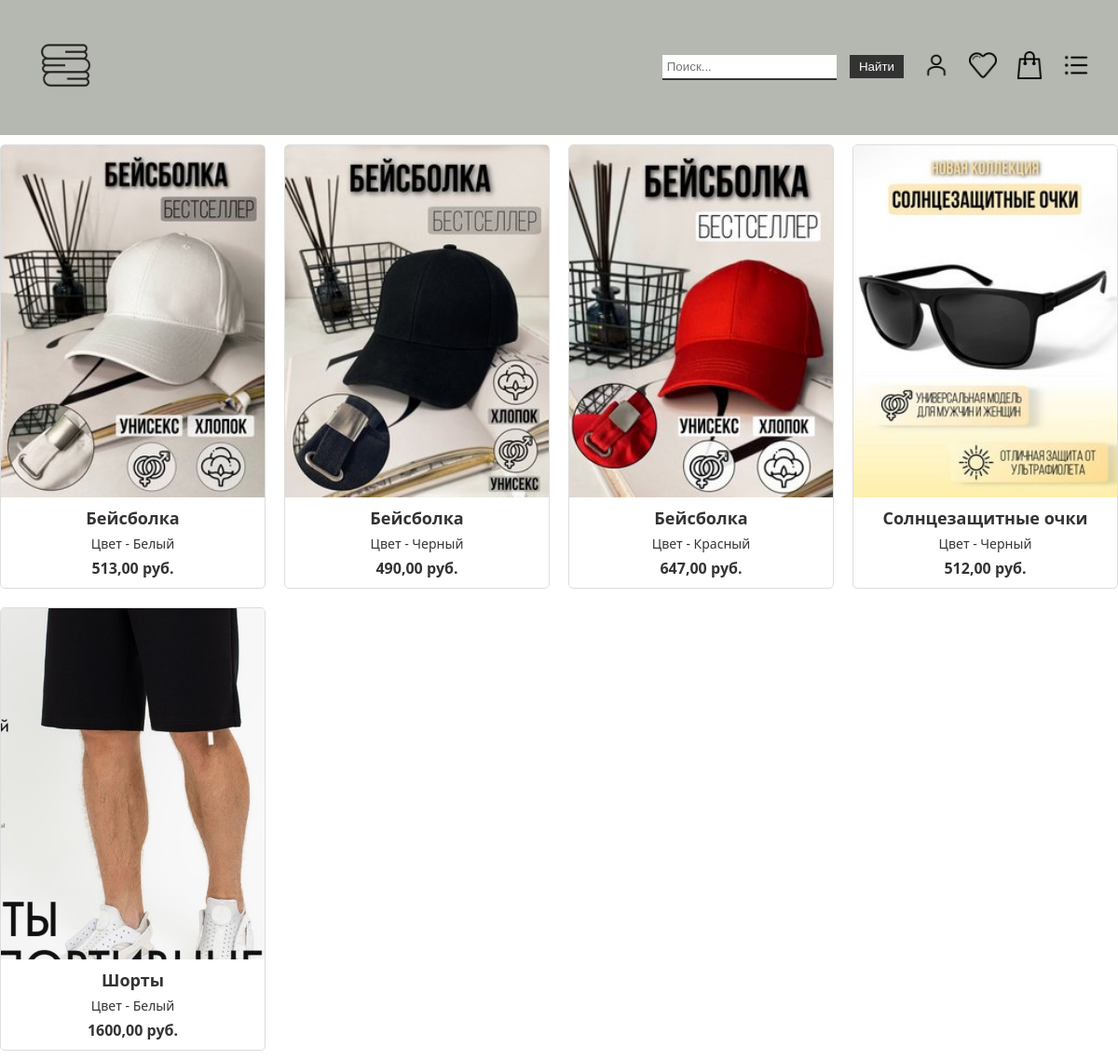
The page / on the database its author committed.
### product/models.py (models this page shows, shortened)
class Product(models.Model):
    title = models.CharField(max_length=100)
    slug = models.SlugField(max_length=255, unique=True, db_index=True, verbose_name="URL")
    price = models.DecimalField(max_digits=10, decimal_places=2, null=True)
    photo = models.ImageField(blank=True, upload_to='photos/%Y/%m/%d/')
    color = models.CharField(max_length=50)
    content = models.TextField(blank=True)
    search_names = models.TextField(blank=True)
    gender = models.CharField(max_length=50)
    is_published = models.BooleanField(default=True)
    cat = models.ForeignKey('Catalog', on_delete=models.PROTECT)
    def get_absolute_url(self):
        return reverse('product', kwargs={'prod_slug': self.slug})
    class Meta:
        verbose_name = 'Товар'
        verbose_name_plural = 'Товары'
        ordering = ('title', )

### product/views.py (the view)
# urls.py: path('', head_page, name='home'),
def head_page(request):
    prods = Product.objects.all()
    title = 'Главная страница'
    context = {'title': title, 'prods': prods, 'menu': menu}
    return render(request, 'product/head_page.html', context)

### product/templates/product/head_page.html
{% extends 'product/base.html' %}
{% block content %}
{% if prods %}
  <div class="list-prod">
    {% for p in prods %}
      <a href="{{ p.get_absolute_url }}" class="item">
        {% if p.photo %}
          <img src="{{p.photo.url}}" alt="{{p.title}}">
        {% else %}
          <div style="height: 200px;"></div>
        {% endif %}
        <h2>{{ p.title }}</h2>
        <p>Цвет - {{ p.color }}</p>
        <p class="price">{{ p.price }} руб.</p>
      </a>
    {% endfor %}
  </div>
{% else %}
  <h2>По данной категории пока ничего нет</h2>
{% endif %}
{% endblock content %}

### product/static/product/css/styles.css (style rules this page uses)
body { position: relative; font-family: 'Noto Sans', sans-serif; font-size: 16px; line-height: 1.4; color: #000; min-width: 320px; overflow-x: hidden; height: auto; margin: 0; padding: 0; }
.list-prod { display: flex; flex-wrap: wrap; justify-content: space-between; margin: 0 -10px; }
.item { width: calc(25% - 20px); margin: 10px; box-sizing: border-box; border: 1px solid #ddd; border-radius: 5px; overflow: hidden; background-color: #fff; display: flex; flex-direction: column; color: #333; text-decoration: none; }
.item img { max-width: 100%; height: auto; object-fit: cover; flex: 1; }
.item h2 { margin: 0 10px; font-size: 18px; font-weight: 700; text-align: center; margin-top: 10px; margin-bottom: 5px; }
.item p { margin: 0 10px; font-size: 14px; text-align: center; margin-bottom: 5px; }
.item .price { margin: 0 10px; font-size: 16px; font-weight: 700; text-align: center; margin-bottom: 10px; }
.item { width: calc(25% - 20px); margin: 10px; box-sizing: border-box; border: 1px solid #ddd; border-radius: 5px; overflow: hidden; background-color: #fff; display: flex; flex-direction: column; }

### rows shown on the page
Product: photo (picture), title "Бейсболка", color "Белый", price "513,00"
Product: photo (picture), title "Бейсболка", color "Черный", price "490,00"
Product: photo (picture), title "Бейсболка", color "Красный", price "647,00"
Product: photo (picture), title "Солнцезащитные очки", color "Черный", price "512,00"
Product: photo (picture), title "Шорты", color "Белый", price "1600,00"
